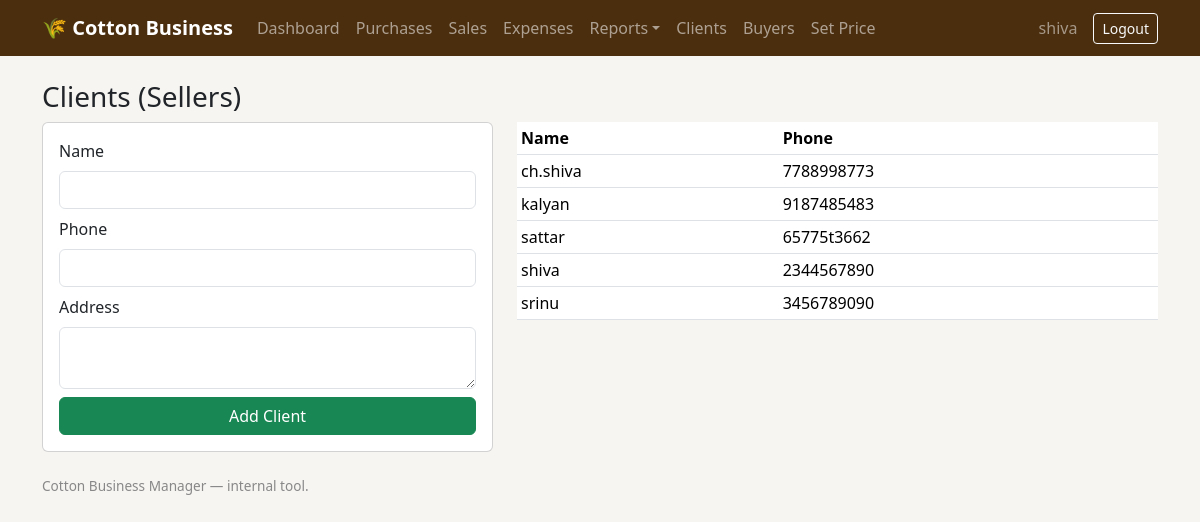
Page /clients/ (signed in) on the earlier database version.
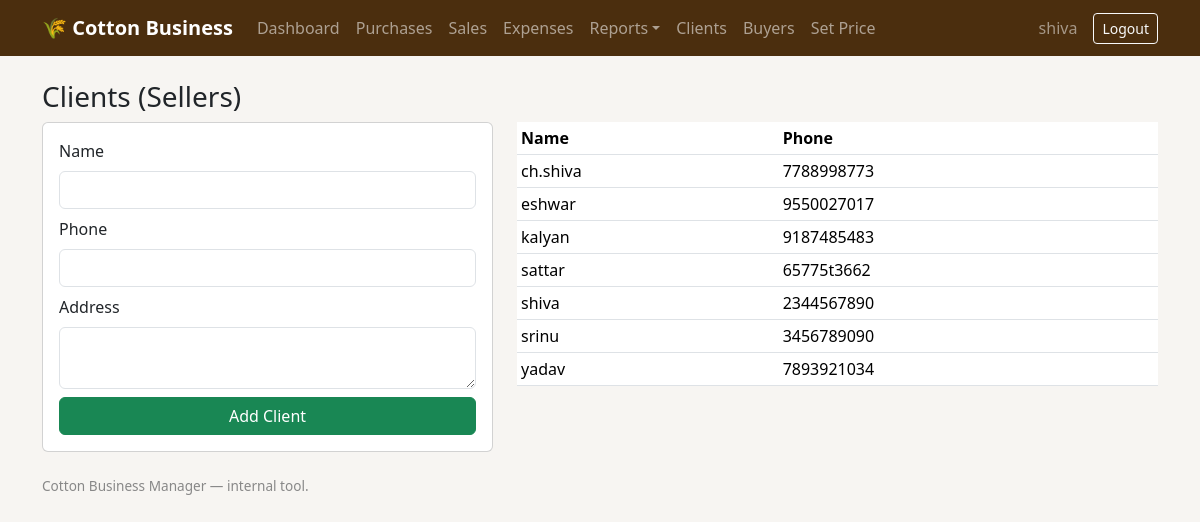
Same page on the later database version.
### core/models.py (models this page shows, shortened)
class Client(models.Model):
    name = models.CharField(max_length=150)
    phone = models.CharField(max_length=20, blank=True)
    address = models.TextField(blank=True)
    created_at = models.DateTimeField(auto_now_add=True)
    class Meta:
        ordering = ["name"]

### core/views.py (the view)
# urls.py: path("clients/", views.client_list, name="client_list"),
@login_required
def client_list(request):
    if request.method == "POST":
        form = ClientForm(request.POST)
        if form.is_valid():
            form.save()
            return redirect("core:client_list")
    else:
        form = ClientForm()
    return render(request, "core/client_list.html", {"form": form, "clients": Client.objects.all()})

### core/forms.py
class ClientForm(forms.ModelForm):
    class Meta:
        model = Client
        fields = ["name", "phone", "address"]
        widgets = {
            "name": forms.TextInput(attrs={"class": "form-control"}),
            "phone": forms.TextInput(attrs={"class": "form-control"}),
            "address": forms.Textarea(attrs={"rows": 2, "class": "form-control"}),
        }

### core/templates/core/client_list.html (shortened to what this page needs)
{% extends "core/base.html" %}
{% block content %}
<h3>Clients (Sellers)</h3>
<div class="row">
  <div class="col-md-5">
    <form method="post" class="card p-3">
      <div class="mb-2"><label class="form-label">Name</label>{{ form.name }}</div>
      <div class="mb-2"><label class="form-label">Phone</label>{{ form.phone }}</div>
      <div class="mb-2"><label class="form-label">Address</label>{{ form.address }}</div>
      <button class="btn btn-success">Add Client</button>
    </form>
  </div>
  <div class="col-md-7">
    <table class="table table-sm">
      <thead><tr><th>Name</th><th>Phone</th></tr></thead>
      <tbody>
      {% for c in clients %}
        <tr><td>{{ c.name }}</td><td>{{ c.phone }}</td></tr>
      {% endfor %}
      </tbody>
    </table>
  </div>
</div>
{% endblock %}

Differences in the rows shown:
added Client: name "eshwar", phone "9550027017"
added Client: name "yadav", phone "7893921034"
